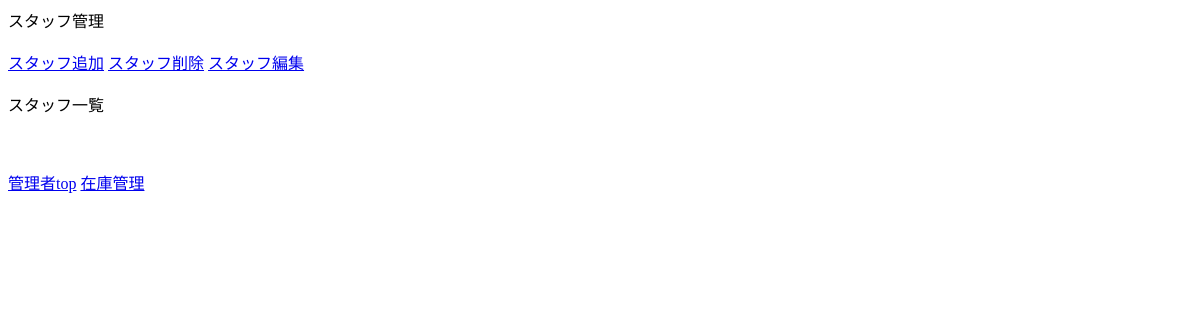
/s_admin_top.php, run on an earlier commit of the app's database.
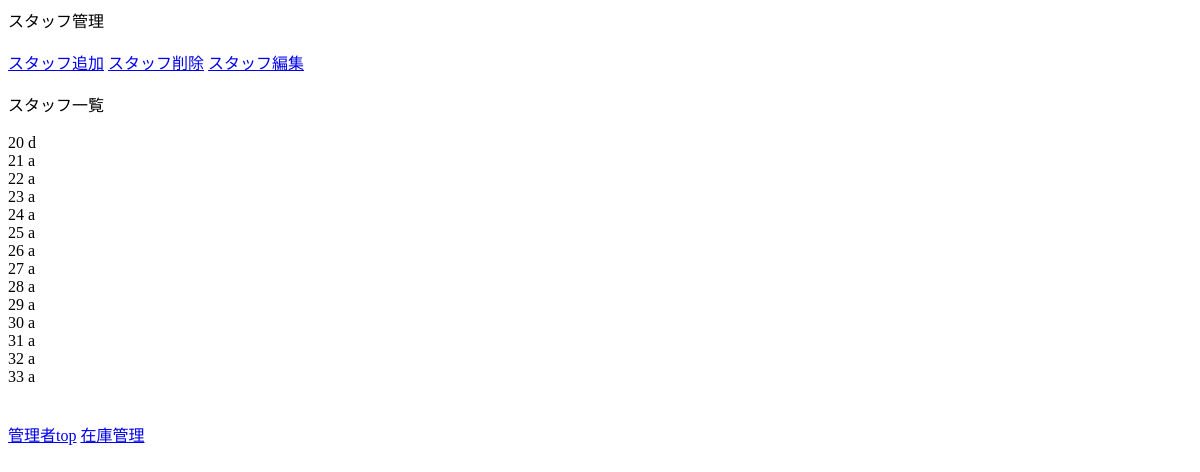
And on a later commit of the database.
### htdocs/db.php (called while the page is built, shortened)
<?php
function h($var) {
  if (is_array($var)) {
    return array_map('h', $var);
  } else {
    return htmlspecialchars($var, ENT_QUOTES, 'UTF-8');
  }
}

### htdocs/s_admin_top.php (the view, shortened to what this page needs)
<!DOCTYPE html>
<html>
    <head>
    </head>
    <body>
    スタッフ管理<br>
    <br>
    <a href="staff_add.php">スタッフ追加</a>
    <a href="staff_delete.php">スタッフ削除</a>
    <a href="staff_edit.php">スタッフ編集</a><br>
    <br>
<?php
require 'db.php';
try
			{
				$db = new PDO($dsn, $dbUser, $dbPass);
				$db->setAttribute(PDO::ATTR_EMULATE_PREPARES, false);
				$db->setAttribute(PDO::ATTR_ERRMODE, PDO::ERRMODE_EXCEPTION);
				$sql='SELECT * FROM 管理者情報管理';
				$stmt=$db->prepare($sql);
				$stmt->execute();
				print 'スタッフ一覧<br /><br />';
				$count = $stmt -> rowCount();
				for ($i = 0; $i < $count; $i++)
				{
					$rec=$stmt->fetch(PDO::FETCH_ASSOC);
					print h($rec['code']).' ';
					print h($rec['name']).' ';
					print '<br />';
				}
			}
			catch (Exception $e)
			{
				echo 'エラーが発生しました。内容: ' . h($e->getMessage());
	 			exit();
			}
?>
<input type="hidden" name="code" value="<?php print $s_code; ?>"><br />
<br>
    <a href="admin_top.php">管理者top</a>
    <a href="p_admin_top.php">在庫管理</a>
    </body>
    </html>

What changed in the data, as far as the page shows it:
added 管理者情報管理: code "20", name "d"
added 管理者情報管理: code "21", name "a"
added 管理者情報管理: code "22", name "a"
added 管理者情報管理: code "23", name "a"
added 管理者情報管理: code "24", name "a"
added 管理者情報管理: code "25", name "a"
added 管理者情報管理: code "26", name "a"
added 管理者情報管理: code "27", name "a"
added 管理者情報管理: code "28", name "a"
added 管理者情報管理: code "29", name "a"
added 管理者情報管理: code "30", name "a"
added 管理者情報管理: code "31", name "a"
added 管理者情報管理: code "32", name "a"
added 管理者情報管理: code "33", name "a"
